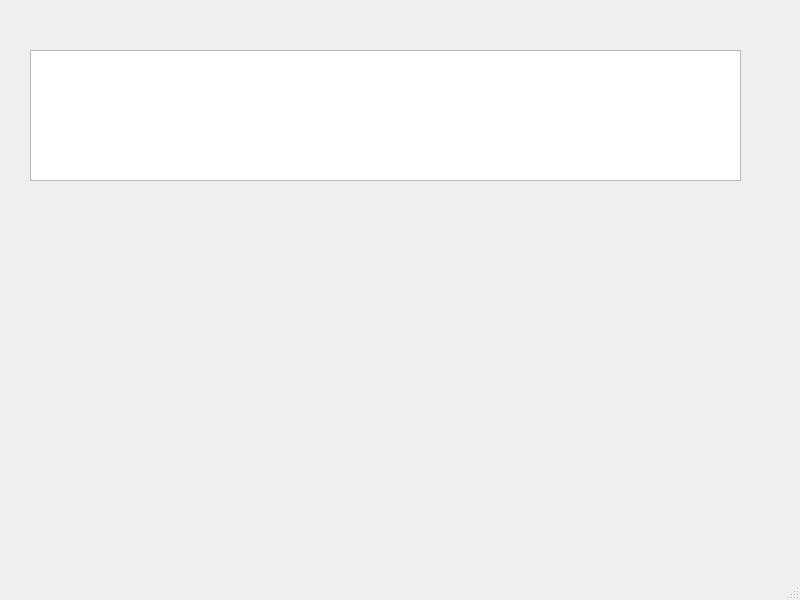
<?xml version="1.0" encoding="UTF-8"?>
<ui version="4.0">
 <class>MainWindow</class>
 <widget class="QMainWindow" name="MainWindow">
  <property name="geometry">
   <rect>
    <x>0</x>
    <y>0</y>
    <width>800</width>
    <height>600</height>
   </rect>
  </property>
  <property name="windowTitle">
   <string>MainWindow</string>
  </property>
  <widget class="QWidget" name="centralwidget">
   <widget class="QTableView" name="tableView">
    <property name="geometry">
     <rect>
      <x>30</x>
      <y>50</y>
      <width>711</width>
      <height>131</height>
     </rect>
    </property>
    <property name="horizontalScrollBarPolicy">
     <enum>Qt::ScrollBarAlwaysOff</enum>
    </property>
    <property name="sizeAdjustPolicy">
     <enum>QAbstractScrollArea::AdjustIgnored</enum>
    </property>
   </widget>
  </widget>
  <widget class="QMenuBar" name="menubar">
   <property name="geometry">
    <rect>
     <x>0</x>
     <y>0</y>
     <width>800</width>
     <height>22</height>
    </rect>
   </property>
  </widget>
  <widget class="QStatusBar" name="statusbar"/>
 </widget>
 <resources/>
 <connections/>
</ui>
